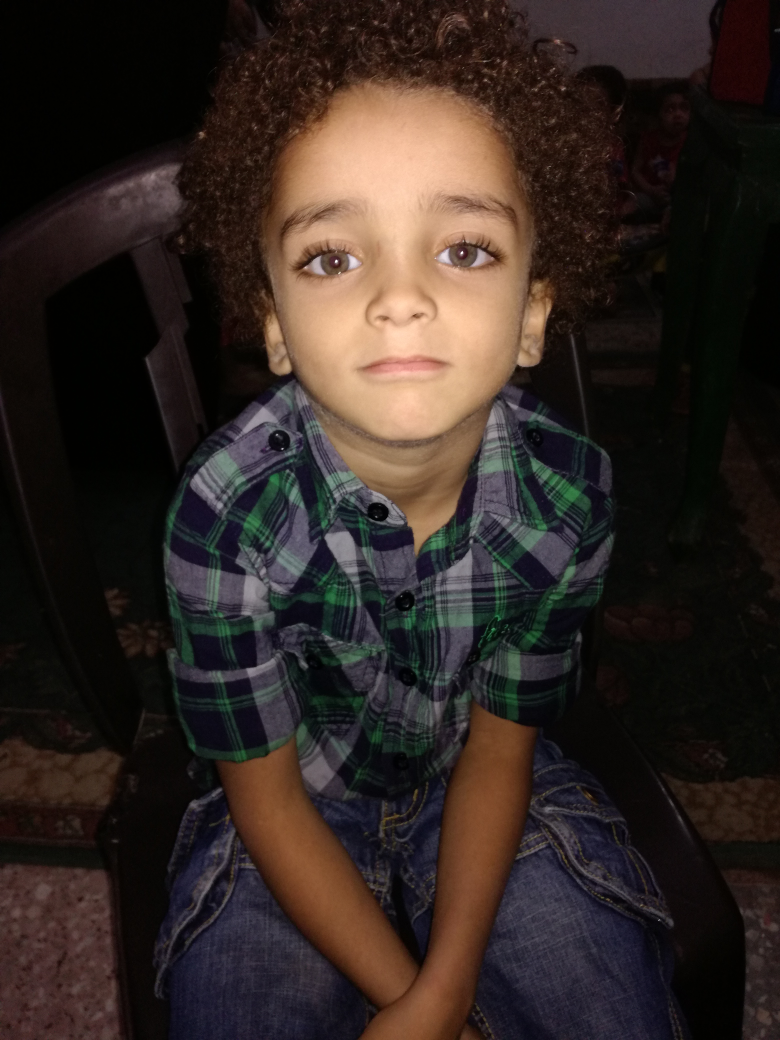
#> input picture assets/train/0/14.jpg, 3120 x 4160 px (shown at 1/4 size); its folder holds 2 pictures in this run
$ jupyter execute --allow-errors Build_Model_1.ipynb   (shell and % lines are left out)
#> lines starting #> are read from the running program, lines starting #| are printed output that depends on the picture; pictures that were not available may be replaced by others from this repository, and a replacement may not be noted
### Load Library

[cell 1]
import os
import numpy as np
import pandas as pd
import cv2
from sklearn.preprocessing import StandardScaler
from sklearn.metrics import confusion_matrix

### Load Path Dataset

[cell 2]
# Path dataset lokal
train_folder = 'assets/train'
test_folder = 'assets/test'

### Ekstrasi Fitur

[cell 3]
from skimage.feature import canny

# Fungsi untuk mendapatkan target label berdasarkan struktur folder
def load_images_and_labels(folder_path):
#> called with folder_path = 'assets/train'
    data = []
    for label in os.listdir(folder_path):
        label_path = os.path.join(folder_path, label)
        if os.path.isdir(label_path):  # Pastikan hanya memproses folder
            for file_name in os.listdir(label_path):
                if file_name.lower().endswith(('.jpg', '.jpeg', '.png')):
                    file_path = os.path.join(label_path, file_name)
                    data.append((file_path, int(label)))  # Path dan label
#> pass 2 of the loop in load_images_and_labels, `for label in os.listdir(folder_path):`:
    return pd.DataFrame(data, columns=['filepath', 'label'])

# Load data train dan test
train_df = load_images_and_labels(train_folder)
test_df = load_images_and_labels(test_folder)

print(f"Jumlah foto di dataset training: {len(train_df)}")
print(f"Jumlah foto di dataset testing: {len(test_df)}")

# Fungsi untuk ekstraksi fitur dari gambar menggunakan grid 10x10
def extract_features_from_image(img_path, size=(200, 200)):
#> called with img_path = 'assets/train/0/14.jpg', size = (200, 200)
    img = cv2.imread(img_path, cv2.IMREAD_GRAYSCALE)
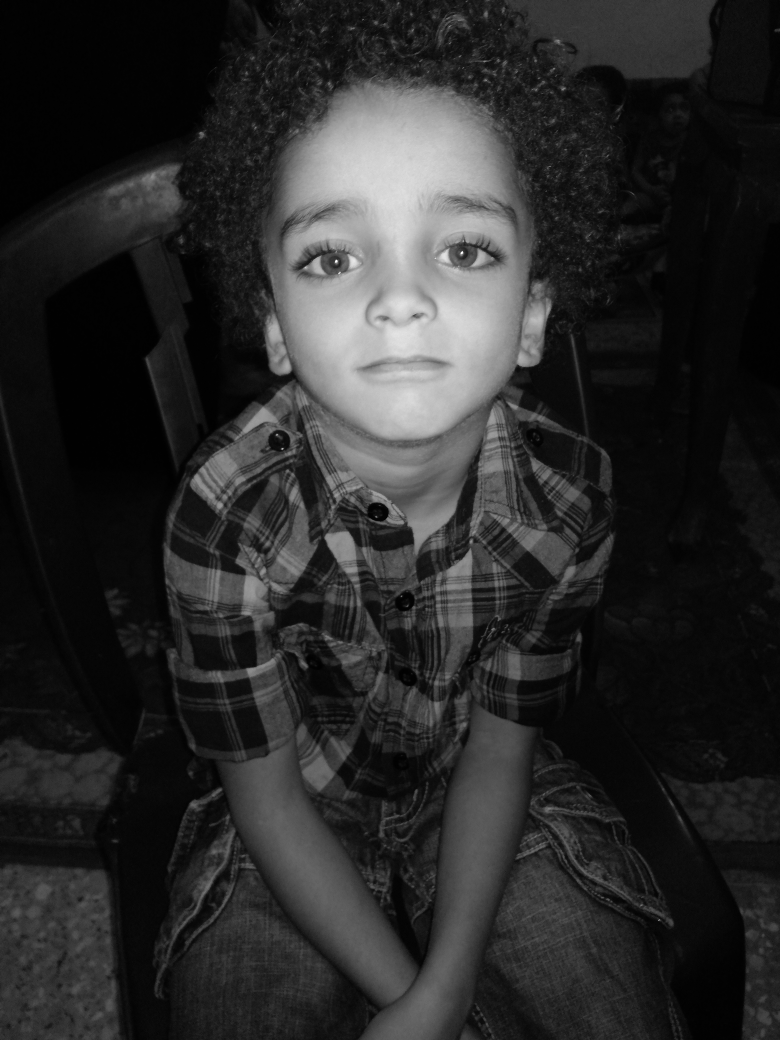
#> img: shape (4160, 3120) (shown at 1/4 size); min 0, max 255, mean 42.3
    img = cv2.resize(img, size)
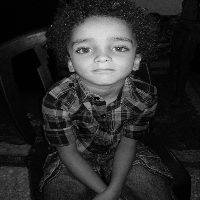
#> img: shape (200, 200); min 0, max 254, mean 42.3

    # Deteksi tepi menggunakan Canny dari skimage dengan sigma
    img = canny(img, sigma=0.9)
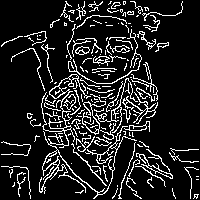
#> img: shape (200, 200) bool; 13.4% white in thin lines or dots

    features = []
    for y in range(0, size[0], 10):
        for x in range(0, size[1], 10):
            section = img[y:y+10, x:x+10]
            features.append(np.mean(section))
            features.append(np.std(section))
#> after the loop, features = 800 values, max 0.494 at index 651, min 0 at index 0, mean 0.197
    return np.array(features)

# Ekstraksi fitur dari dataset
def extract_features(data_df):
    features = []
    labels = []
    for _, row in data_df.iterrows():
        img_features = extract_features_from_image(row['filepath'])
#> img_features has the same summary as features in extract_features_from_image
        features.append(img_features)
        labels.append(row['label'])
#> pass 2 of the loop in extract_features, `for _, row in data_df.iterrows():`:
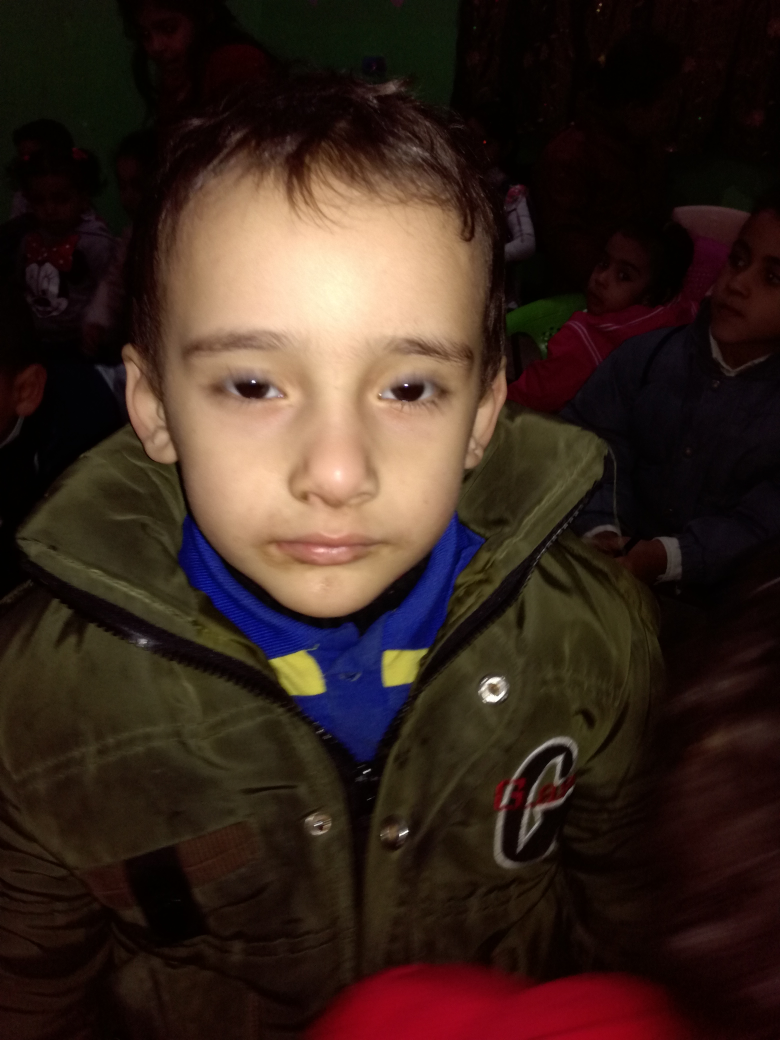
#> input picture assets/train/0/19.jpg, 3120 x 4160 px (shown at 1/4 size)
#> in extract_features_from_image (call 2), `img = cv2.resize(img, size)`:
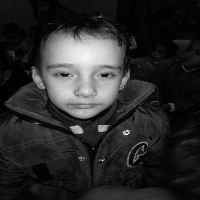
#> img: shape (200, 200); min 0, max 255, mean 42.9
#> in extract_features_from_image (call 2), `img = canny(img, sigma=0.9)`:
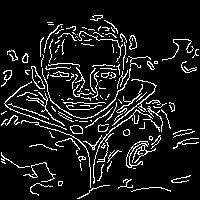
#> img: shape (200, 200) bool; 10.2% white in thin lines or dots
#> after the loop in extract_features_from_image (call 2), `for y in range(0, size[0], 10):`: features = 800 values, max 0.474 at index 465, min 0 at index 0, mean 0.162
#> img_features has the same summary as features in extract_features_from_image
#> pass 3 of the loop in extract_features, `for _, row in data_df.iterrows():`:
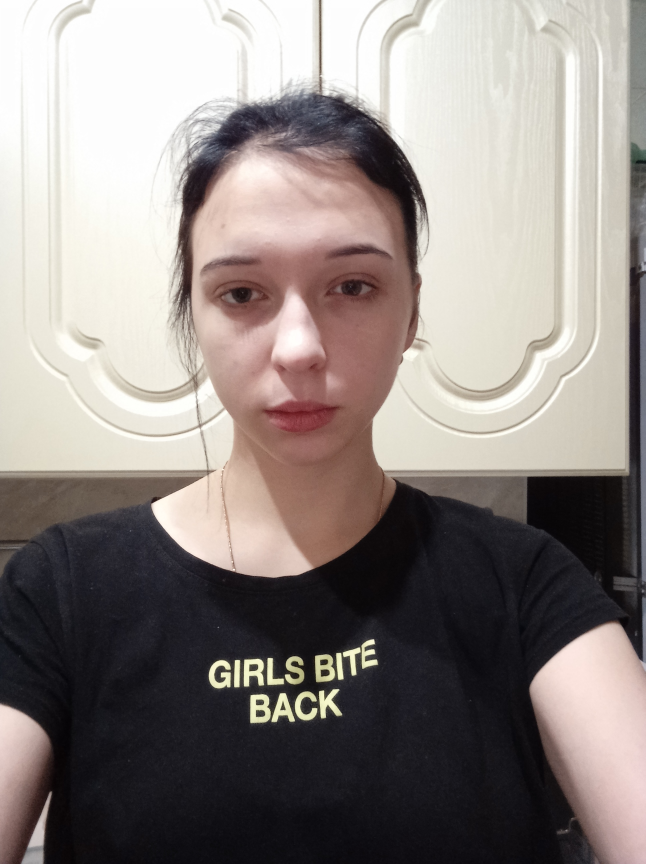
#> input picture assets/train/1/0.jpg, 1936 x 2592 px (shown at 1/3 size)
#> in extract_features_from_image (call 3), `img = cv2.resize(img, size)`:
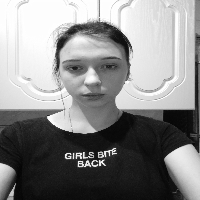
#> img: shape (200, 200); min 4, max 255, mean 136.8
#> in extract_features_from_image (call 3), `img = canny(img, sigma=0.9)`:
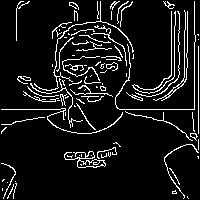
#> img: shape (200, 200) bool; 9% white in thin lines or dots
#> after the loop in extract_features_from_image (call 3), `for y in range(0, size[0], 10):`: features = 800 values, max 0.47 at index 657, min 0 at index 0, mean 0.142
#> img_features has the same summary as features in extract_features_from_image
#> the loop made 4 passes; the first 3 are shown
    return np.array(features), np.array(labels)

# Ekstraksi fitur train dan test
X_train, y_train = extract_features(train_df)
X_test, y_test = extract_features(test_df)
#> X_test = empty array; y_test = empty array

# Standarisasi fitur
scaler = StandardScaler()
X_train_sc = scaler.fit_transform(X_train)
#> (the rest of this cell did not finish here and is left out)
